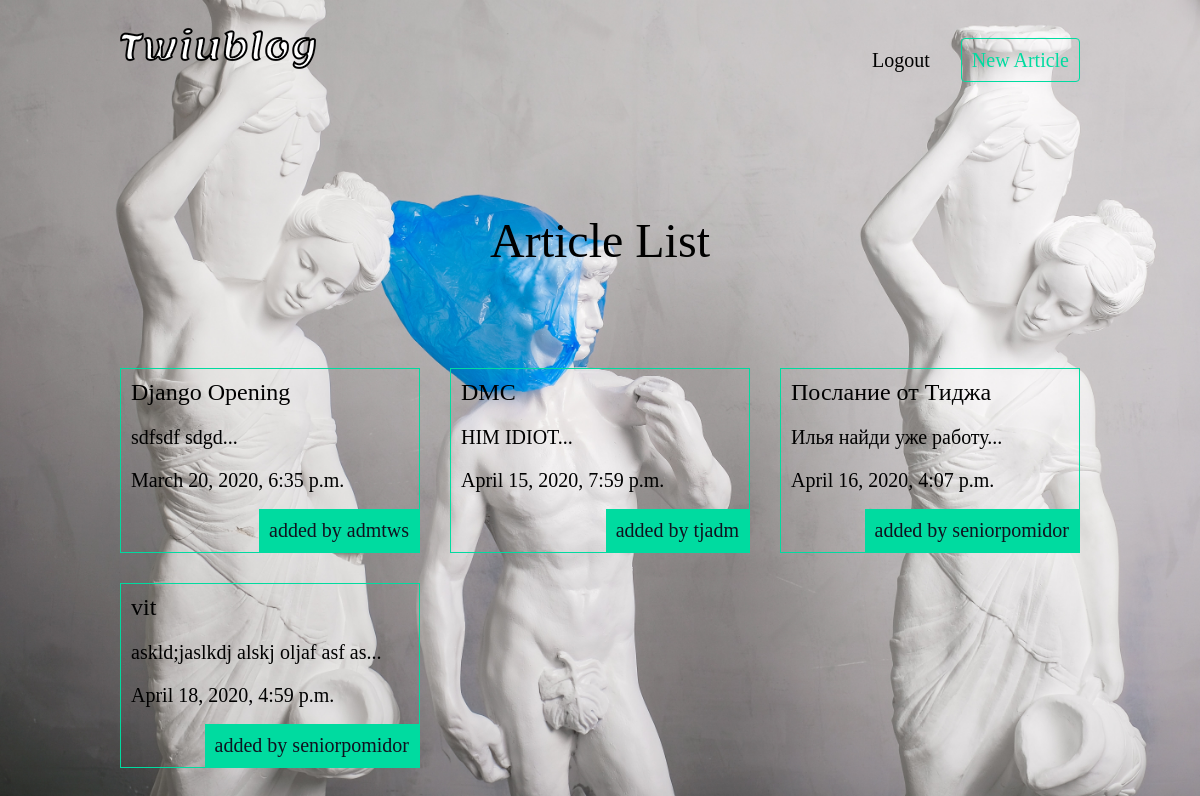
Screenshot of /articles/ (signed in) with the database file from the repository.
### articles/models.py (models this page shows, shortened)
class Article (models.Model):
    title=models.CharField(max_length=100)
    slug = models.SlugField()
    body = models.TextField()
    date = models.DateTimeField(auto_now_add=True)
    thumb = models.ImageField(default='default.png', blank=True)
    author = models.ForeignKey(User, default=None, on_delete=models.DO_NOTHING)
    def snippet(self):
        return self.body[:50] + '...'

### articles/views.py (the view)
def article_list(request):
    articles = Article.objects.all().order_by('date')
    return render(request, 'articles/article_list.html', {'articles': articles})

### articles/templates/articles/article_list.html
{% extends 'base_layout.html' %}
{% block content %}
<h1>Article List</h1>
    <div class="articles">
        {% for article in articles %}
            <div class="article">
                <h2><a href="{% url 'articles:detail' slug=article.slug %}">{{ article.title }}</a></h2>
                <p>{{ article.snippet }}</p>
                <p>{{ article.date }}</p>
                <p class="author">added by {{ article.author.username }}</p>
            </div>
        {% endfor %}
    </div>
{% endblock %}

### assets/styles.css (style rules this page uses)
body { background-color: #0f121f; background-image: url(background.jpg); background-repeat: no-repeat; background-size: cover; color: rgb(0, 0, 0); font-size: 20px; }
body * { font-family: Georgia; }
h1,h2,h3,h4,h5 { font-weight: normal; margin: 0; }
a, a:hover, a:visited { color: rgb(0, 0, 0); text-decoration: none; }
div.wrapper h1 { text-align:center; margin: 100px auto; font-size: 2.4em; }
.articles { display: grid; grid-template-columns: 1fr 1fr 1fr; grid-gap: 30px; }
.article { padding: 10px; border: 1px solid #00dba0; position:relative; padding-bottom: 40px; }
.article h2 { font-size: 1.2em; }
.article .author { padding: 10px; background: #00dba0; position: absolute; right: 0; bottom: 0; margin: 0; color: #0f121f; }

### rows the page displays
Article: title "Django Opening", snippet "sdfsdf sdgd...", date "March 20, 2020, 6:35 p.m.", author.username "admtws"
Article: title "DMC", snippet "HIM IDIOT...", date "April 15, 2020, 7:59 p.m.", author.username "tjadm"
Article: title "Послание от Тиджа", snippet "Илья найди уже работу...", date "April 16, 2020, 4:07 p.m.", author.username "seniorpomidor"
Article: title "vit", snippet "askld;jaslkdj alskj oljaf asf as...", date "April 18, 2020, 4:59 p.m.", author.username "seniorpomidor"
